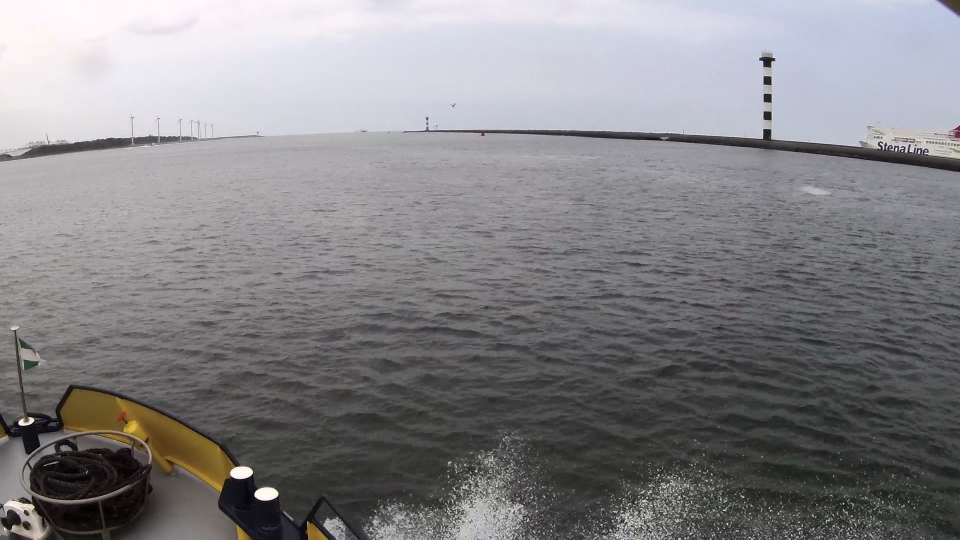
#> input picture Job/resources/fisheye/camera_frame.jpg, 1920 x 1080 px, found by its file name (shown at 1/2 size)
$ jupyter execute fisheye_undistord.ipynb   (older library calls are emulated)
#> lines starting #> are read from the running program, lines starting #| are printed output that depends on the picture
# Fisheye Undistored

By: Job Vink en Jelte Molenaar

Dit script verwijderd de bolling in de cammerabeelden.

## Importeren
In het eerste gedeelte van de code worden de benodigde libaries geimporteerd. In de OpenCV libary zitten de benodigde functies om bolling in de cammerabeelden te verwijderden.

[cell 1]
import cv2
import matplotlib.pyplot as plt
import numpy as np

## Input functie
In de cel hieronder worden de verschillende inputs van de functie gedefinieerd. Meest van deze waarde zijn in het script [fisheye_configuration](https://github.com/KB-74/portfolio/blob/master/Job/notebooks/fisheye_configuration.ipynb). Dit script is geschreven door Job.

DIM = resolutie van de undistored image

K = camera matrix

D = input vector of distortion coefficients (K1, K2, K3, K4)

[cell 2]
base_path = 'job/resources/fisheye/'
DIM=(1920, 1080)
K=np.array([
    [1339.2898532184101, 0.0, 912.605852159453],
    [0.0, 1334.6227716562116, 540.699525078661],
    [0.0, 0.0, 1.0]])
D=np.array([[-0.019105044374337198], [0.26447332249046934], [-0.7164055812838268], [0.6830070634869604]])

## Uitvoering
In de cel hieronder wordt daadwerkelijk het beeld geundistord.

[cell 3]
def undistort(img_path):
#> called with img_path = 'job/resources/fisheye/camera_frame.jpg'
    img = cv2.imread(img_path)
#> img is the input picture: shape (1080, 1920, 3); mean B, G, R 134.4, 131.5, 132.8
    map1, map2 = cv2.fisheye.initUndistortRectifyMap(K, D, np.eye(3), K, DIM, cv2.CV_16SC2)
    return cv2.remap(img, map1, map2, interpolation=cv2.INTER_LINEAR, borderMode=cv2.BORDER_CONSTANT)
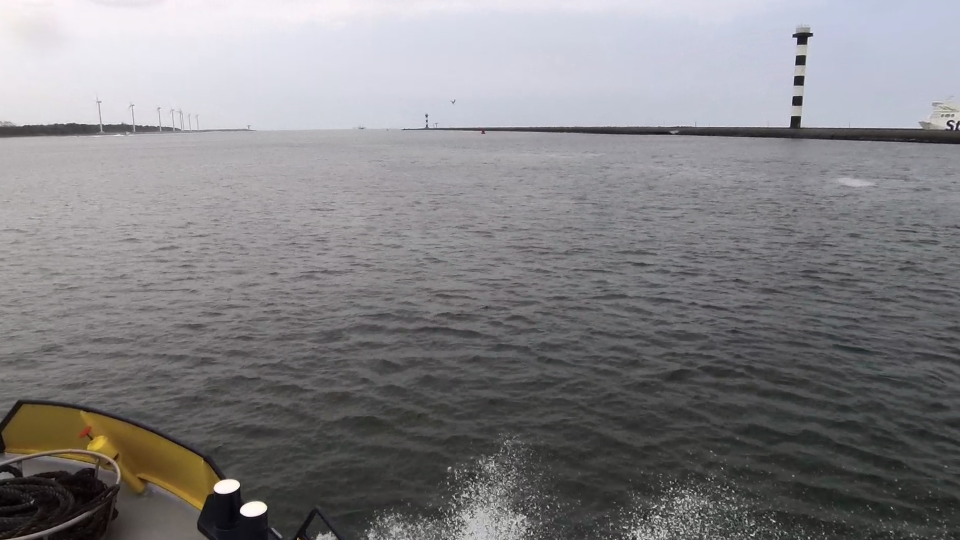
#> returned value: shape (1080, 1920, 3) (shown at 1/2 size); mean of channels 0, 1, 2 131.9, 129.3, 130.7; drawn as B, G, R

undistorted_img = undistort(base_path + 'camera_frame.jpg')
cv2.imwrite(base_path + 'undistorted_image.png', undistorted_img)
#> Out = True
